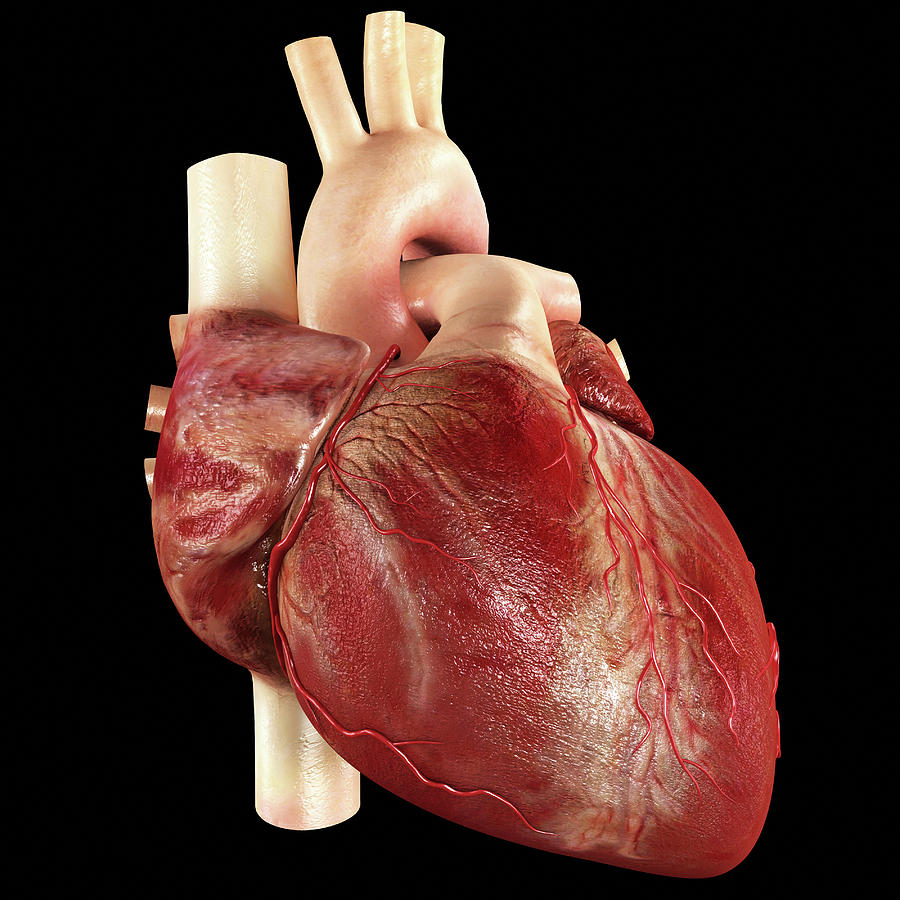
#> input picture Traitement_image/Bruitage/coeur.jpg, 900 x 900 px
$ python Bruitage.py
#> lines starting #> are read from the running program, lines starting #| are printed output that depends on the picture
import numpy as np
import cv2 as cv
from matplotlib import pyplot as plt

####Image bruitee avec le filtre gaussien
image=cv.imread("coeur.jpg")
#> image is the input picture: shape (900, 900, 3); mean B, G, R 37.6, 44, 74.6
cv.imshow('image originale',image)
src = image.copy()
src = cv.cvtColor(image, cv.COLOR_BGR2GRAY) # type = uint8
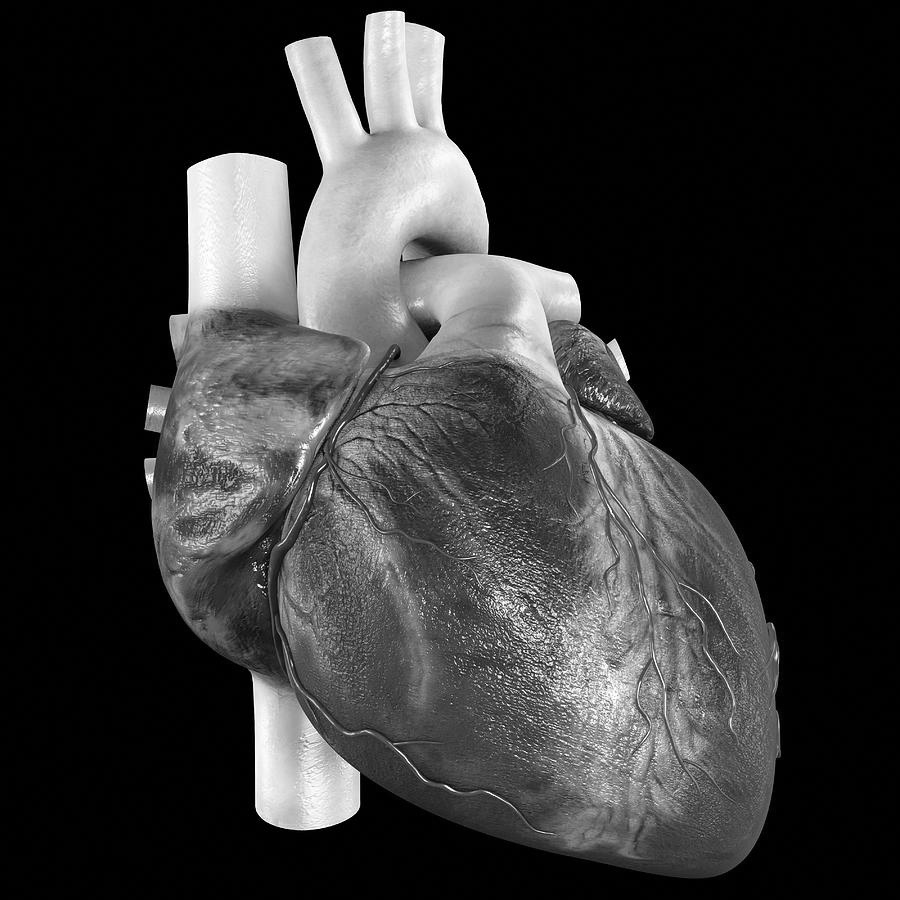
#> src: shape (900, 900); min 0, max 255, mean 52.4
image1 = src
mean = 0

sigma = 25
# On en a chier pendant 1h avec s'te fonction parce que le typage de np.random n'était pas compatible avec l'affichage de l'image et on se retrouvait avec une image trop saturée/ trop lumineuse / blanche
# solution : forcer le typage de la matrice de valeurs random en uint8 !
gauss = np.random.normal(mean,sigma,image1.shape).astype(np.uint8)# type =  uint8
cv.imshow('image bruitee ',gauss)
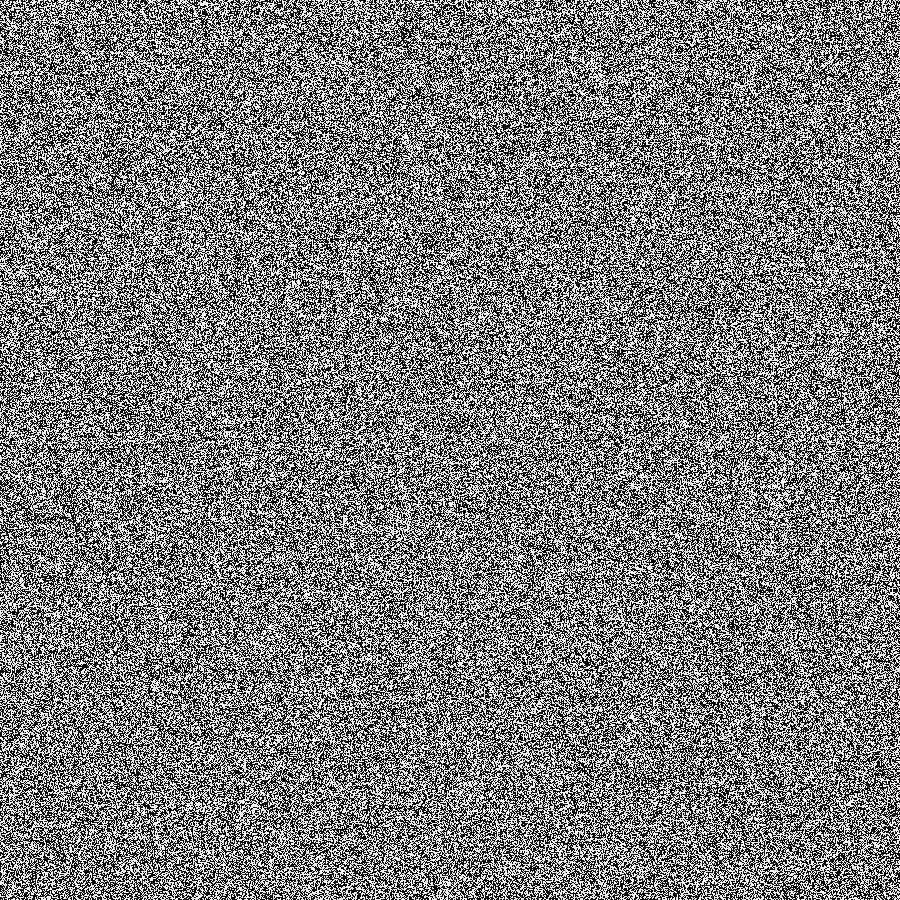
#> window 'image bruitee ': shape (900, 900); min 0, max 255, mean 123.7


gauss1 =  cv.add(image1 , gauss)
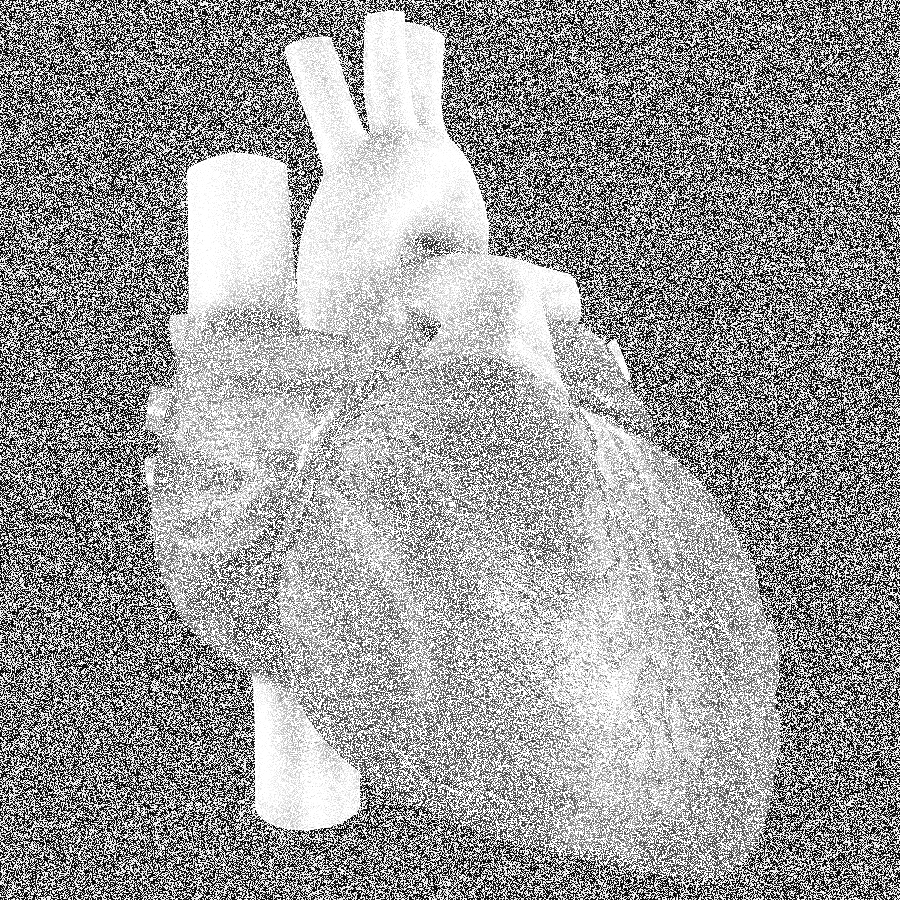
#> gauss1: shape (900, 900); min 0, max 255, mean 154.7
cg=gauss1.copy()
# gauss1 =  gauss+ image1
# reponse à notre question :
# https://stackoverflow.com/questions/65633716/what-is-the-different-between-adding-to-images-together-using-and-the-add
gauss1 =np.uint8(gauss1)
cv.imwrite("/media/pi/ESD-USB/Master1/Traitement_image/image/image_bruit_gaussien.jpg", gauss1)
cv.imshow('image bruitee avec un Gausien',gauss1)

# [4 lines of commented-out code are left out]

#> (the run stopped early here; a loop or call above may not have finished)
